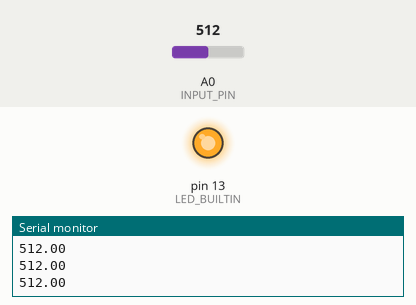
The sketch below on a simulated Arduino Uno, built with avr-gcc and run on an emulated ATmega328P. Shown: output pins drawn as LEDs (lit = HIGH), the last lines printed to the serial monitor. Inputs (shaded band) come from the test bench; at power-on: A0 (INPUT_PIN) = 512.

Above: at 1.2 s.
1.3 s: A0 (INPUT_PIN) set to 11
2.8 s: A0 (INPUT_PIN) set to 8
4.3 s: A0 (INPUT_PIN) set to 289
5.9 s: A0 (INPUT_PIN) set to 307
At 7.3 s:
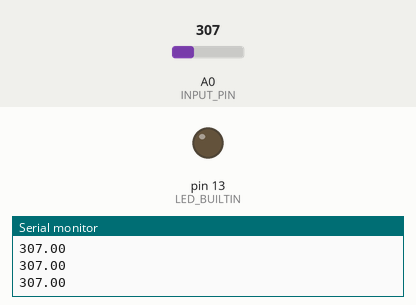
Timing chart, 0 to 8.4 s (numbered marks = the images above; inputs shaded):
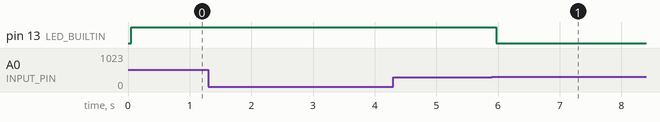

The sketch:

INPUT-StretchSensor.ino
```cpp
/* Simple example for stretch sensor
 *  Author: Adrie
 *  Edited: Sourav
 *
 *  This program reads the value across the register which changes when
 *  there is a stretch on the fabric. That value can then be used to
 *  perform any action.
 */

#define INPUT_PIN A0

int trigLevel = 300;
bool switchState = false;
float avg = 0.0;

void setup() {
  Serial.begin(115200);
  pinMode(LED_BUILTIN, OUTPUT);
}

void loop() {
  // Function that calculates the amount of stretch. The exact value will depend on your usecase.
  float stretch = measureStretchAmount();

  // Print to the serial monitor
  Serial.print(stretch);
  Serial.println(" ");

  // Logic to implement when you detect that it is stretched
  performAction(stretch);

  // Delay between actions
  delay(50);
}

// Function to measure the amount of stretch. Change the filter response (fast or slow) as per your need.
float measureStretchAmount()
{
  int aVal = analogRead(INPUT_PIN);
  avg = 0.5 * avg + 0.5 * aVal;

  return avg;
}

// Function to implement any action based on the amount of stretch
void performAction(float stretch)
{
  static bool crossedTrigger = false;

  // A rather simple turn-on-led when stretched logic.
  if (stretch > trigLevel) {
    if (crossedTrigger == false)
      switchState = !switchState;
    crossedTrigger = true;
  } else {
    crossedTrigger = false;
  }

  digitalWrite(LED_BUILTIN, switchState);
}
```

Measured:
- after the input at 5.9 s, pin 13 (LED_BUILTIN): HIGH → LOW after 0.07 s
